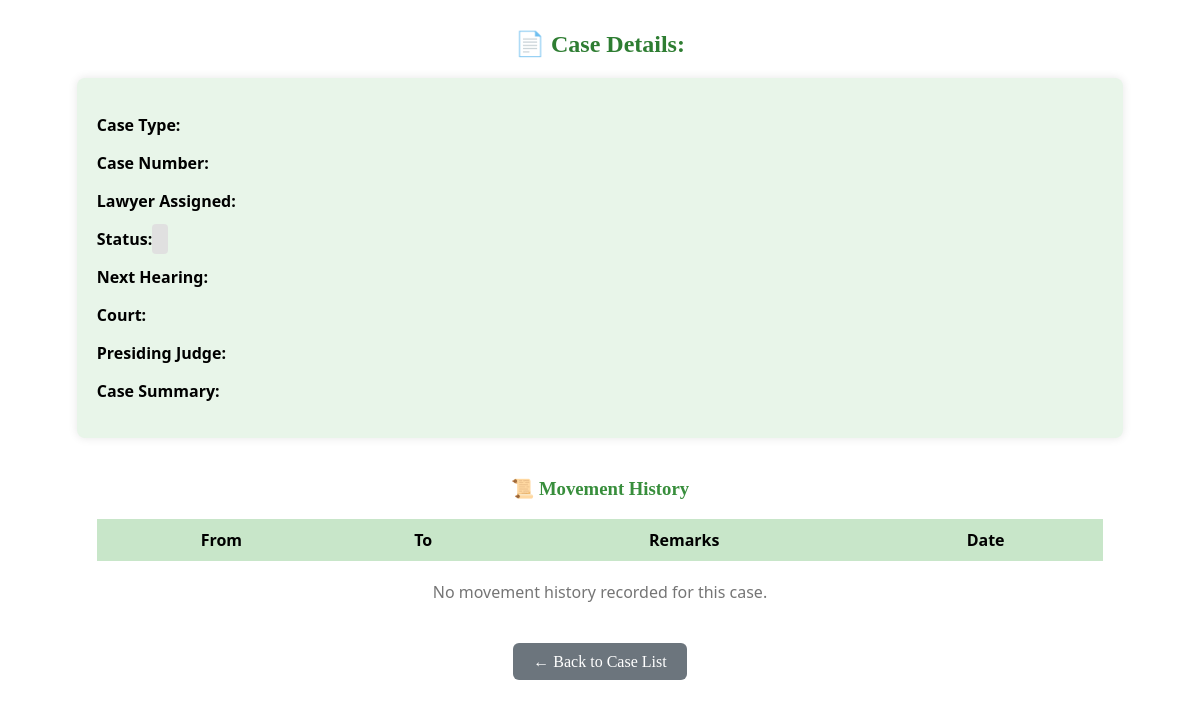
The app's page /history/012, older data.
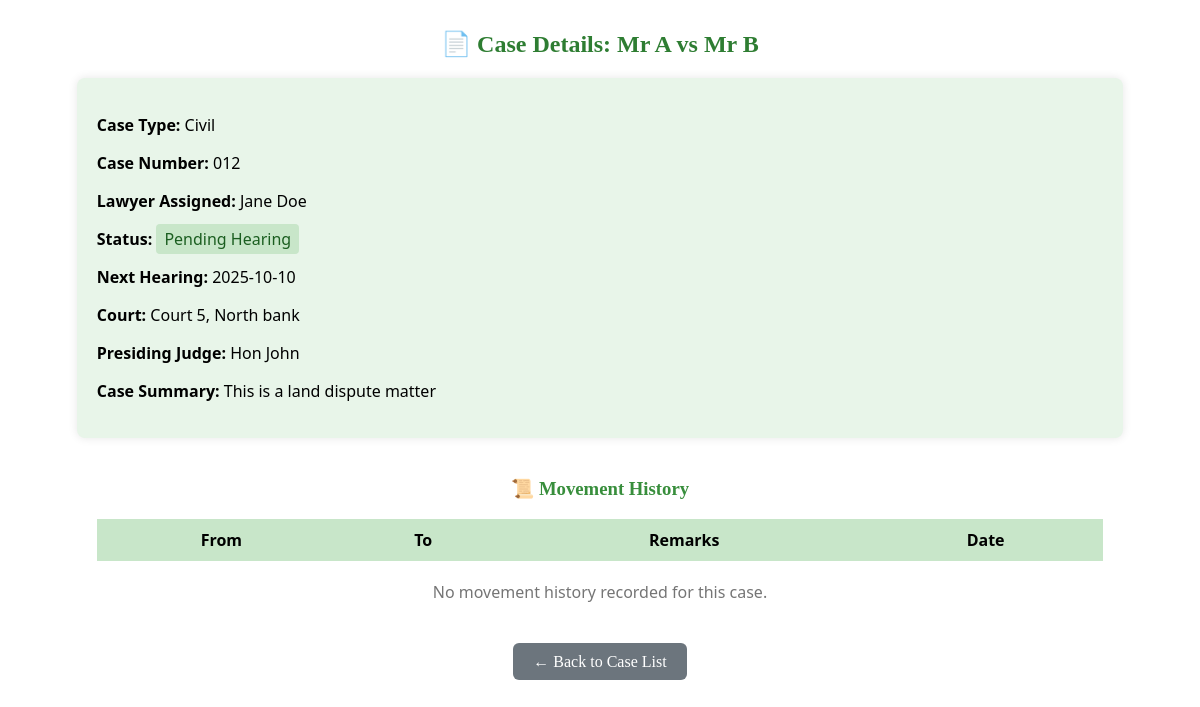
The same page, newer data.
### tables this page shows
CREATE TABLE cases (
    id INTEGER PRIMARY KEY AUTOINCREMENT,
    case_name TEXT NOT NULL,
    case_type TEXT NOT NULL,
    case_number TEXT,
    lawyer_assigned TEXT,
    status TEXT,
    next_hearing DATE,
    date_opened TEXT,
    date_closed TEXT
, court TEXT, presiding_judge TEXT, case_summary TEXT);

### app.py (the view)
@app.route('/history/<case_number>')
def movement_history(case_number):
    conn = get_db_connection()
    cursor = conn.cursor()
    cursor.execute('''
        SELECT from_dept, to_dept, remarks, moved_at
        FROM file_movements
        WHERE case_number = ?
        ORDER BY moved_at DESC
    ''', (case_number,))
    movements = cursor.fetchall()
    cursor.execute('SELECT * FROM cases WHERE case_number = ?', (case_number,))
    case = cursor.fetchone()
    conn.close()
    return render_template('history.html', case=case, movements=movements)

### app.py (called while the page is built)
def get_db_connection():
    conn = sqlite3.connect('case_management.db')
    conn.row_factory = sqlite3.Row
    return conn

### templates/history.html (shortened to what this page needs)
<!DOCTYPE html>
<html>
<head>
</head>
<body>
    <h2 style="text-align: center; color: #2e7d32; margin-top: 30px;">📄 Case Details: {{ case[1] }}</h2>
    <div style="width: 85%; margin: 20px auto; padding: 20px; background-color: #e8f5e9; border-radius: 8px; box-shadow: 0 0 10px rgba(0,0,0,0.1); font-family: 'Segoe UI', sans-serif;">
        <p><strong>Case Type:</strong> {{ case[2] }}</p>
        <p><strong>Case Number:</strong> {{ case[3] }}</p>
        <p><strong>Lawyer Assigned:</strong> {{ case[4] }}</p>
        <p><strong>Status:</strong>
            <span style="padding: 4px 8px; border-radius: 4px; background-color:
                {% if case[5] == 'Pending' %}#a5d6a7
                {% elif case[5] == 'Trial Ongoing' %}#66bb6a
                {% elif case[5] == 'Adjourned' %}#81c784
                {% elif case[5] == 'Sentenced' %}#388e3c
                {% elif case[5] == 'Pending Hearing' %}#c8e6c9
                {% else %}#e0e0e0{% endif %};
                color: #1b5e20;">
                {{ case[5] }}
            </span>
        </p>
        <p><strong>Next Hearing:</strong> {{ case[6] }}</p>
        <p><strong>Court:</strong> {{ case[9] }}</p>
        <p><strong>Presiding Judge:</strong> {{ case[10] }}</p>
        <p><strong>Case Summary:</strong> {{ case[11] }}</p>
    </div>
    <h3 style="text-align: center; margin-top: 40px; color: #388e3c;">📜 Movement History</h3>
    <table style="width: 85%; margin: 0 auto; border-collapse: collapse; font-family: 'Segoe UI', sans-serif;">
        <thead>
            <tr style="background-color: #c8e6c9;">
                <th style="padding: 10px;">From</th>
                <th style="padding: 10px;">To</th>
                <th style="padding: 10px;">Remarks</th>
                <th style="padding: 10px;">Date</th>
            </tr>
        </thead>
        <tbody>
            {% for move in movements %}
            <tr style="background-color: {% if loop.index0 % 2 == 0 %}#ffffff{% else %}#f1f8e9{% endif %};">
                <td style="padding: 10px;">{{ move[0] }}</td>
                <td style="padding: 10px;">{{ move[1] }}</td>
                <td style="padding: 10px;">{{ move[2] }}</td>
                <td style="padding: 10px;">{{ move[3] }}</td>
            </tr>
            {% else %}
            <tr>
                <td colspan="4" style="text-align: center; padding: 20px; color: #757575;">No movement history recorded for this case.</td>
            </tr>
            {% endfor %}
        </tbody>
    </table>
    <div style="text-align: center; margin: 30px;">
        <a href="{{ url_for('view_cases') }}" style="padding: 10px 20px; background-color: #6c757d; color: white; text-decoration: none; border-radius: 6px;">
            ← Back to Case List
        </a>
    </div>

Row changes from the older to the newer data that the page shows:
added cases: case_name "Mr A vs Mr B", case_type "Civil", case_number "012", lawyer_assigned "Jane Doe", status "Pending Hearing", next_hearing "2025-10-10", court "Court 5, North bank", presiding_judge "Hon John", case_summary "This is a land dispute matter"
